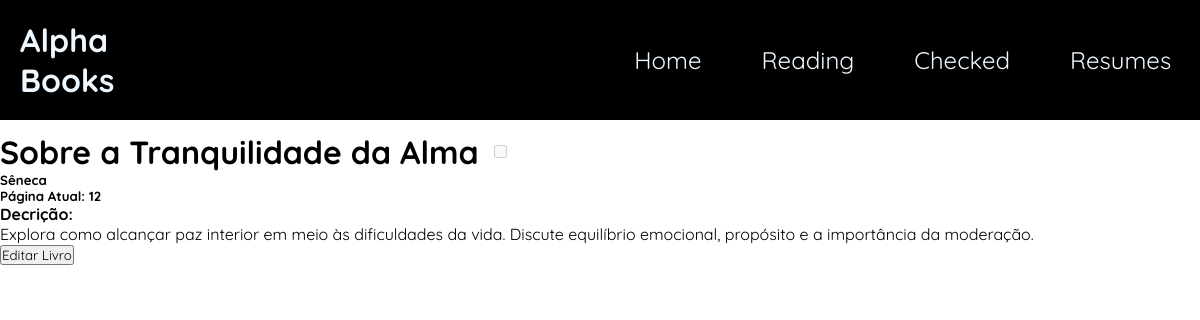
Page /books/1 on the earlier database version.
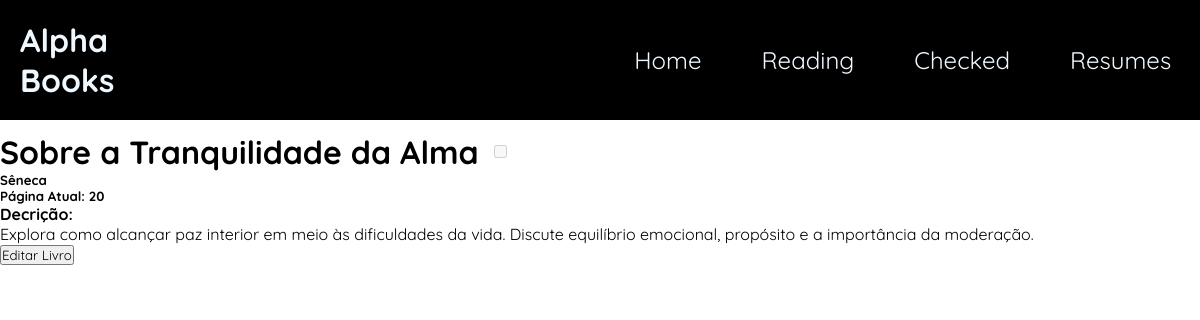
Same page on the later database version.
### app/models.py (models this page shows)
class Books(Base):
    __tablename__ = "books"
    id = Column(Integer, primary_key=True, index=True)
    title = Column(String, nullable=False)
    author = Column(String, nullable=False)
    year = Column(String)
    description = Column(String)
    page = Column(Integer, default=0)
    read = Column(Boolean, default=False)

### app/routes/book_router.py (the view)
@router.get("/books/{id_books}", response_class=HTMLResponse)
async def details_id(request: Request, id_books: int, db: Session = Depends(get_db)):
    book = db.query(Books).filter(Books.id == id_books).first()
    if not book:
        raise HTTPException(status_code=404, detail="Livro não encontrado")
    outros_livros = db.query(Books).filter(Books.id != id_books).all()
    return templates.TemplateResponse("details.html", {
        "request": request,
        "book": book,
    })

### app/view/templates/details.html (shortened to what this page needs)
<!DOCTYPE html>
<html lang="en">
<head>
    <link rel="stylesheet" href="../static/css/details.css">
</head>
<body>
     <div class="header">
        <h1>Alpha Books</h1>
        <nav>
            <ul>
                <li><a href="">Home</a></li>
                <li><a href="">Reading</a></li>
                <li><a href="">Checked</a></li>
                <li><a href="">Resumes</a></li>
            </ul>
        </nav>
    </div>
    <div class="container">
    <div class="content">
    <h1>{{ book.title }}</h1>
    <label class="check">
        <input class="check-input" type="checkbox" disabled {% if book.read %}checked{% endif %}>
    </label>
    </div>
    <h5>{{book.author}}</h5>
    <h5>Página Atual: {{book.page}}</h5>
    <h4>Decrição:</h4>
    <p>{{ book.description }}</p>
    </div>
    <button onclick="abrirModalEdicao({{ book.id }})">Editar Livro</button>
</body>
</html>

Differences in the rows shown:
changed Books "Sobre a Tranquilidade da Alma": page "12" → "20"
